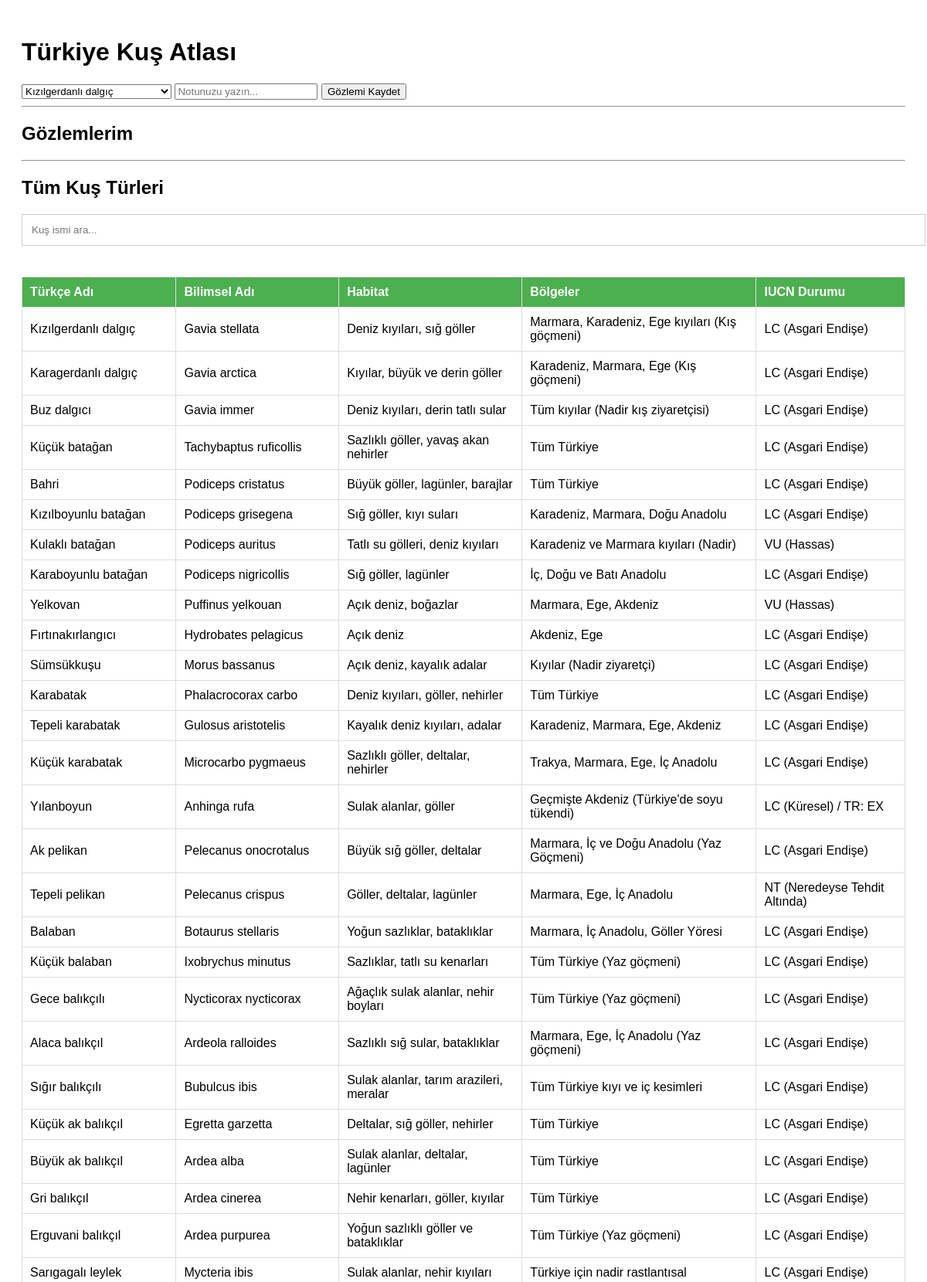
The page / (upper part) on the database its author committed.
### tables this page shows
CREATE TABLE species (
        id INTEGER PRIMARY KEY AUTOINCREMENT,
        name_tr TEXT,
        name_latin TEXT,
        genus TEXT,
        habitat_name TEXT,
        region_name TEXT,
        conservation_status TEXT
    );

### app.py (the view)
@app.route('/')
def index():
    conn = get_db_connection()
    birds = conn.execute('SELECT * FROM species').fetchall()
    obs = conn.execute('''
        SELECT observations.*, species.name_tr
        FROM observations
        JOIN species ON observations.bird_id = species.id
    ''').fetchall()
    conn.close()
    return render_template('index.html', birds=birds, observations=obs)

### app.py (called while the page is built)
def get_db_connection():
    conn = sqlite3.connect('bird_atlas.db')
    conn.row_factory = sqlite3.Row
    return conn

### templates/index.html (shortened to what this page needs)
<!DOCTYPE html>
<html lang="tr">
<head>
</head>
<body>
    <h1>Türkiye Kuş Atlası</h1>
    <form action="/add_observation" method="POST">
        <select name="bird_id">
            {% for bird in birds %}
                <option value="{{ bird.id }}">{{ bird.name_tr }}</option>
            {% endfor %}
        </select>
        <input type="text" name="note" placeholder="Notunuzu yazın..." required>
        <button type="submit">Gözlemi Kaydet</button>
    </form>
    <hr>
    <h2>Gözlemlerim</h2>
    <hr>
    <h2>Tüm Kuş Türleri</h2>
    <input type="text" id="searchInput" onkeyup="searchBirds()" placeholder="Kuş ismi ara...">
    <table id="birdTable">
        <tr><th>Türkçe Adı</th><th>Bilimsel Adı</th><th>Habitat</th><th>Bölgeler</th><th>IUCN Durumu</th></tr>
        {% for bird in birds %}
        <tr>
            <td>{{ bird.name_tr }}</td>
            <td>{{ bird.name_latin }}</td>
            <td>{{ bird.habitat_name }}</td>
            <td>{{ bird.region_name }}</td>
            <td>{{ bird.conservation_status }}</td>
        </tr>
        {% endfor %}
    </table>
</body>
</html>python app.py

### templates/index.html (style rules this page uses)
body { font-family: sans-serif; padding: 20px; }
table { width: 100%; border-collapse: collapse; margin-top: 20px; }
th, td { border: 1px solid #ddd; padding: 10px; text-align: left; }
th { background-color: #4CAF50; color: white; }
#searchInput { width: 100%; padding: 12px; margin-bottom: 20px; border: 1px solid #ccc; }

### rows shown on the page
species: name_tr "Kızılgerdanlı dalgıç", name_latin "Gavia stellata", habitat_name "Deniz kıyıları, sığ göller", region_name "Marmara, Karadeniz, Ege kıyıları (Kış göçmeni)", conservation_status "LC (Asgari Endişe)"
species: name_tr "Karagerdanlı dalgıç", name_latin "Gavia arctica", habitat_name "Kıyılar, büyük ve derin göller", region_name "Karadeniz, Marmara, Ege (Kış göçmeni)", conservation_status "LC (Asgari Endişe)"
species: name_tr "Buz dalgıcı", name_latin "Gavia immer", habitat_name "Deniz kıyıları, derin tatlı sular", region_name "Tüm kıyılar (Nadir kış ziyaretçisi)", conservation_status "LC (Asgari Endişe)"
species: name_tr "Küçük batağan", name_latin "Tachybaptus ruficollis", habitat_name "Sazlıklı göller, yavaş akan nehirler", region_name "Tüm Türkiye", conservation_status "LC (Asgari Endişe)"
species: name_tr "Bahri", name_latin "Podiceps cristatus", habitat_name "Büyük göller, lagünler, barajlar", region_name "Tüm Türkiye", conservation_status "LC (Asgari Endişe)"
species: name_tr "Kızılboyunlu batağan", name_latin "Podiceps grisegena", habitat_name "Sığ göller, kıyı suları", region_name "Karadeniz, Marmara, Doğu Anadolu", conservation_status "LC (Asgari Endişe)"
species: name_tr "Kulaklı batağan", name_latin "Podiceps auritus", habitat_name "Tatlı su gölleri, deniz kıyıları", region_name "Karadeniz ve Marmara kıyıları (Nadir)", conservation_status "VU (Hassas)"
species: name_tr "Karaboyunlu batağan", name_latin "Podiceps nigricollis", habitat_name "Sığ göller, lagünler", region_name "İç, Doğu ve Batı Anadolu", conservation_status "LC (Asgari Endişe)"
species: name_tr "Yelkovan", name_latin "Puffinus yelkouan", habitat_name "Açık deniz, boğazlar", region_name "Marmara, Ege, Akdeniz", conservation_status "VU (Hassas)"
species: name_tr "Fırtınakırlangıcı", name_latin "Hydrobates pelagicus", habitat_name "Açık deniz", region_name "Akdeniz, Ege", conservation_status "LC (Asgari Endişe)"
species: name_tr "Sümsükkuşu", name_latin "Morus bassanus", habitat_name "Açık deniz, kayalık adalar", region_name "Kıyılar (Nadir ziyaretçi)", conservation_status "LC (Asgari Endişe)"
species: name_tr "Karabatak", name_latin "Phalacrocorax carbo", habitat_name "Deniz kıyıları, göller, nehirler", region_name "Tüm Türkiye", conservation_status "LC (Asgari Endişe)"
species: name_tr "Tepeli karabatak", name_latin "Gulosus aristotelis", habitat_name "Kayalık deniz kıyıları, adalar", region_name "Karadeniz, Marmara, Ege, Akdeniz", conservation_status "LC (Asgari Endişe)"
species: name_tr "Küçük karabatak", name_latin "Microcarbo pygmaeus", habitat_name "Sazlıklı göller, deltalar, nehirler", region_name "Trakya, Marmara, Ege, İç Anadolu", conservation_status "LC (Asgari Endişe)"
species: name_tr "Yılanboyun", name_latin "Anhinga rufa", habitat_name "Sulak alanlar, göller", region_name "Geçmişte Akdeniz (Türkiye'de soyu tükendi)", conservation_status "LC (Küresel) / TR: EX"
species: name_tr "Ak pelikan", name_latin "Pelecanus onocrotalus", habitat_name "Büyük sığ göller, deltalar", region_name "Marmara, İç ve Doğu Anadolu (Yaz Göçmeni)", conservation_status "LC (Asgari Endişe)"
species: name_tr "Tepeli pelikan", name_latin "Pelecanus crispus", habitat_name "Göller, deltalar, lagünler", region_name "Marmara, Ege, İç Anadolu", conservation_status "NT (Neredeyse Tehdit Altında)"
species: name_tr "Balaban", name_latin "Botaurus stellaris", habitat_name "Yoğun sazlıklar, bataklıklar", region_name "Marmara, İç Anadolu, Göller Yöresi", conservation_status "LC (Asgari Endişe)"
species: name_tr "Küçük balaban", name_latin "Ixobrychus minutus", habitat_name "Sazlıklar, tatlı su kenarları", region_name "Tüm Türkiye (Yaz göçmeni)", conservation_status "LC (Asgari Endişe)"
species: name_tr "Gece balıkçılı", name_latin "Nycticorax nycticorax", habitat_name "Ağaçlık sulak alanlar, nehir boyları", region_name "Tüm Türkiye (Yaz göçmeni)", conservation_status "LC (Asgari Endişe)"
species: name_tr "Alaca balıkçıl", name_latin "Ardeola ralloides", habitat_name "Sazlıklı sığ sular, bataklıklar", region_name "Marmara, Ege, İç Anadolu (Yaz göçmeni)", conservation_status "LC (Asgari Endişe)"
species: name_tr "Sığır balıkçılı", name_latin "Bubulcus ibis", habitat_name "Sulak alanlar, tarım arazileri, meralar", region_name "Tüm Türkiye kıyı ve iç kesimleri", conservation_status "LC (Asgari Endişe)"
species: name_tr "Küçük ak balıkçıl", name_latin "Egretta garzetta", habitat_name "Deltalar, sığ göller, nehirler", region_name "Tüm Türkiye", conservation_status "LC (Asgari Endişe)"
species: name_tr "Büyük ak balıkçıl", name_latin "Ardea alba", habitat_name "Sulak alanlar, deltalar, lagünler", region_name "Tüm Türkiye", conservation_status "LC (Asgari Endişe)"
species: name_tr "Gri balıkçıl", name_latin "Ardea cinerea", habitat_name "Nehir kenarları, göller, kıyılar", region_name "Tüm Türkiye", conservation_status "LC (Asgari Endişe)"
species: name_tr "Erguvani balıkçıl", name_latin "Ardea purpurea", habitat_name "Yoğun sazlıklı göller ve bataklıklar", region_name "Tüm Türkiye (Yaz göçmeni)", conservation_status "LC (Asgari Endişe)"
species: name_tr "Sarıgagalı leylek", name_latin "Mycteria ibis", habitat_name "Sulak alanlar, nehir kıyıları", region_name "Türkiye için nadir rastlantısal", conservation_status "LC (Asgari Endişe)"

### other values the page prints
form field bird_id "Kızılgerdanlı dalgıç"
